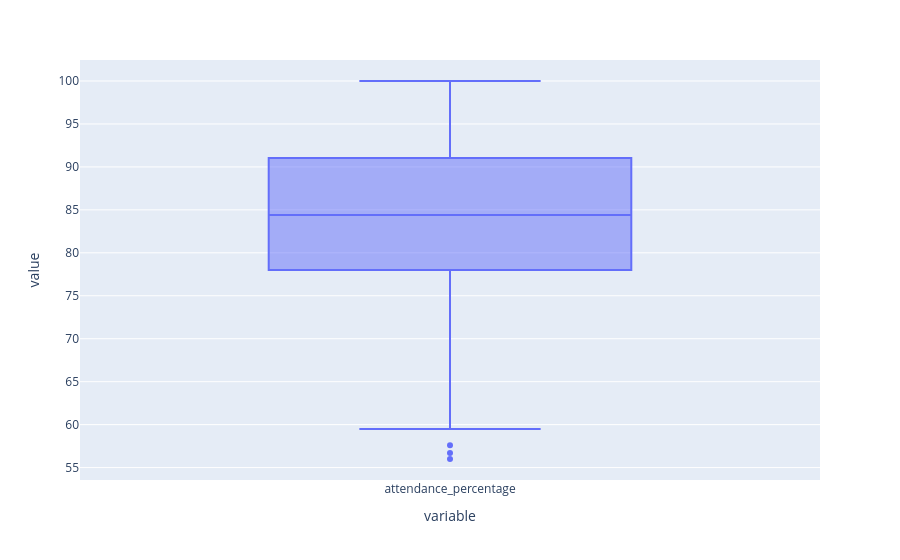

Notebook cell for this chart:
### Code cell
px.box(df['attendance_percentage'])

### Figure 1 — Plotly figure (JSON) as saved in the notebook; plotly's stock layout.template omitted (floating-point values rounded to 4 significant figures; data arrays with more than 128 entries replaced by an {"elided": "..."} marker saying what was removed)
{"data": [{"alignmentgroup": "True", "hovertemplate": "variable=%{x}<br>value=%{y}<extra></extra>", "legendgroup": "", "marker": {"color": "#636efa"}, "name": "", "notched": false, "offsetgroup": "", "orientation": "v", "showlegend": false, "type": "box", "x": {"elided": "1000 str values"}, "x0": " ", "xaxis": "x", "y": {"elided": "1000 float values"}, "y0": " ", "yaxis": "y"}], "layout": {"boxmode": "group", "legend": {"tracegroupgap": 0}, "margin": {"t": 60}, "xaxis": {"anchor": "y", "domain": [0, 1], "title": {"text": "variable"}}, "yaxis": {"anchor": "x", "domain": [0, 1], "title": {"text": "value"}}}}
